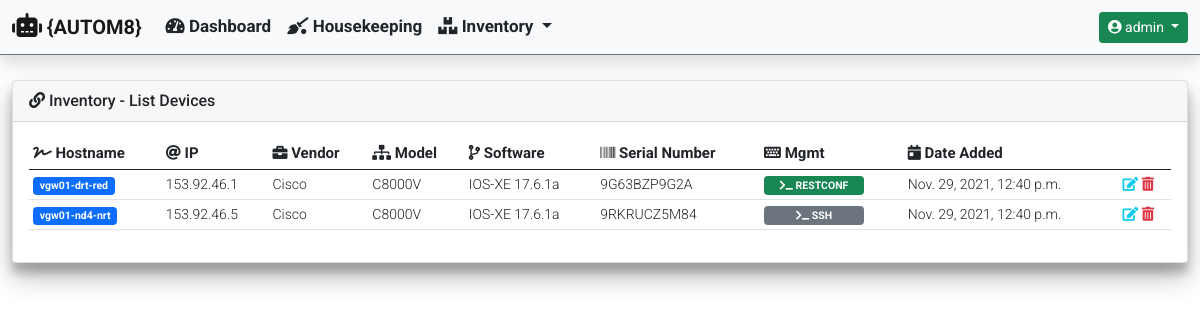
Screenshot of /inventory/device_inventory_list/ (signed in) with the database file from the repository.
### inventory/models.py (models this page shows)
class Device(models.Model):
    hostname = models.CharField(unique=True, max_length=255)
    mgmt_ip = models.GenericIPAddressField(unique=True, max_length=12)
    username = models.CharField(blank=True, null=True, max_length=255)
    password = models.CharField(blank=True, null=True, max_length=255)
    software_version = models.CharField(blank=True, null=True, max_length=255)
    serial_number = models.CharField(blank=True, null=True, max_length=255)
    vendor = models.CharField(max_length=255)
    hardware_model = models.CharField(blank=True, null=True, max_length=255)
    rest_conf_enabled = models.BooleanField(blank=True, null=True)
    date_added = models.DateTimeField(default=timezone.now())

### inventory/views.py (the view)
def device_inventory_list(request):
    list_of_devices = Device.objects.all()
    context = {
        'title': 'Inventory - List Devices',
        'card_header': 'Inventory - List Devices',
        'data': list_of_devices,
    }
    return render(request, 'inventory/device_inventory_list.html', context)

### templates/inventory/device_inventory_list.html (shortened to what this page needs)
{% extends "base_template/base.html"%}
{% block content %}
{% if data %}
<div class="table-responsive rounded">
    <table id="device_inventory" class="table table-hover table-sm" style="width:100%">
        <thead>
            <tr>
                <th><i class="fas fa-signature"></i> Hostname</th>
                <th><i class="fas fa-at"></i> IP</th>
                <th><i class="fas fa-briefcase"></i> Vendor</th>
                <th><i class="fas fa-sitemap"></i> Model</th>
                <th><i class="fas fa-code-branch"></i> Software</th>
                <th><i class="fas fa-barcode"></i> Serial Number</th>
                <th><i class="fas fa-keyboard"></i> Mgmt</th>
                <th><i class="fas fa-calendar-day"></i> Date Added</th>
                <th></th>
            </tr>
        </thead>
        <tbody>
            {% for device in data %}
            <tr>
                <td>
                    <a class="badge bg-primary text-decoration-none" href="{% url 'inventory:device_detailed_information' device.id %}" onclick="spinner_toggle_on();">
                    {{ device.hostname }}
                </a>
                </td>
                <td>{{ device.mgmt_ip }}</td>
                <td>{{ device.vendor }}</td>
                <td>{{ device.hardware_model }}</td>
                <td>{{ device.software_version }}</td>
                <td>{{ device.serial_number }}</td>
                {% if device.rest_conf_enabled %}
                <td>
                    <badge class="badge bg-success" style="width:100px">
                        <i class="fas fa-terminal"></i> RESTCONF
                    </badge>
                </td>
                {% else %}
                <td>
                    <badge class="badge bg-secondary" style="width:100px">
                        <i class="fas fa-terminal"></i> SSH
                    </badge>
                </td>
                {% endif %}
                <td>{{ device.date_added }}</td>
                <td>
                    <a class="text-decoration-none" href="{% url 'inventory:device_inventory_edit' device.id %}" data-bs-toggle="tooltip" title="Edit">
                        <i class="fas fa-edit text-info"></i>
                    </a>
                    <a class="text-decoration-none" href="{% url 'inventory:device_inventory_delete' device.id %}" data-bs-toggle="tooltip" title="Delete">
                        <i class="fas fa-trash-alt text-danger"></i>
                    </a>
                </td>
            </tr>
            {% endfor %}
        </tbody>
    </table>
</div>
{% else %}
<h5 class="my-5 fw-bold text-center">No devices are currently present in the database...</h5>
{% endif %}
{% endblock %}

### templates/navbar/navbar.html (shortened to what this page needs)
{% if user.is_authenticated %}
<nav class="navbar navbar-expand-md navbar-light bg-light fixed-top border-bottom border-secondary shadow">
  <div class="container-fluid">
    <a class="navbar-brand" href="#">
      <i class="fas fa-robot" style="font-size: 24px;"></i>
      {AUTOM8}
    </a>
    <div class="collapse navbar-collapse" id="navbarCollapse">
      <ul class="navbar-nav me-auto mb-2 mb-md-0">
        <li class="nav-item">
          <a class="nav-link text-dark" href="{% url 'dashboard:dashboard' %}">
            <i class="fas fa-tachometer-alt"></i>
            Dashboard
          </a>
        </li>
        <li class="nav-item">
          <a class="nav-link text-dark" href="{% url 'housekeeping:housekeeping_celery_tasks' %}">
            <i class="fas fa-quidditch"></i>
            Housekeeping
          </a>
        </li>
        <li class="nav-item dropdown">
          <a class="nav-link dropdown-toggle text-dark" href="#" id="InventoryDropdown" role="button"
            data-bs-toggle="dropdown" aria-expanded="false">
            <i class="fas fa-boxes"></i>
            Inventory
          </a>
        </li>
      </ul>
      <div class="dropdown">
        <a class="btn btn-sm btn-success dropdown-toggle" href="#" role="button" id="UserProfileDropdown"
          data-bs-toggle="dropdown" aria-expanded="false">
          <i class="fas fa-user-circle"></i>
          {{ user.username }}
        </a>
      </div>
    </div>
  </div>
</nav>
{% endif %}

### static/css/custom.css (style rules this page uses)
nav { font-family: 'Roboto', sans-serif; font-weight: 700; font-size: 17px; height: 55px; top: 0; }
body { font-family: 'Roboto', sans-serif; font-weight: 400; font-size: 14px; overflow-y: scroll; min-height: 75rem; padding-top: 5rem; height: 100%; }
th { font-family: 'Roboto', sans-serif; font-weight: 700; font-size: 15px; }
td { font-family: 'Roboto', sans-serif; font-weight: 300; font-size: 14px; }

### rows the page displays
Device: hostname "vgw01-drt-red", mgmt_ip "153.92.46.1", vendor "Cisco", hardware_model "C8000V", software_version "IOS-XE 17.6.1a", serial_number "9G63BZP9G2A", rest_conf_enabled "RESTCONF", date_added "Nov. 29, 2021, 12:40 p.m."
Device: hostname "vgw01-nd4-nrt", mgmt_ip "153.92.46.5", vendor "Cisco", hardware_model "C8000V", software_version "IOS-XE 17.6.1a", serial_number "9RKRUCZ5M84", rest_conf_enabled "SSH", date_added "Nov. 29, 2021, 12:40 p.m."

### other values shown
{{ user.username }} "admin"
{{ card_header }} "Inventory - List Devices"
